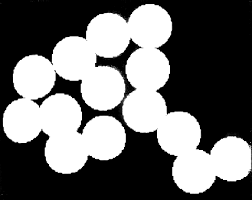
#> input picture images/closing.png, 252 x 200 px
$ python erosion_delation.py
#> lines starting #> are read from the running program, lines starting #| are printed output that depends on the picture
#> further down, image1 is the input picture: shape (200, 252); min 0, max 255, mean 107
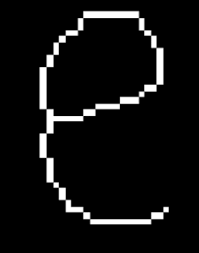
#> input picture images/dilation.png, 199 x 253 px
#> further down, image2 is the input picture: shape (253, 199); min 0, max 255, mean 16.7
import cv2
import numpy as np
import matplotlib.pyplot as plt
import pylab as pl


def perform_erosion(image, structuring_element):
    rows, cols = image.shape
#> rows = 200; cols = 252
    eroded_image = np.zeros_like(image)

    for i in range(1, rows - 1):
        for j in range(1, cols - 1):
            region = image[i - 1:i + 2, j - 1:j + 2]
            eroded_image[i, j] = np.min(region * structuring_element)
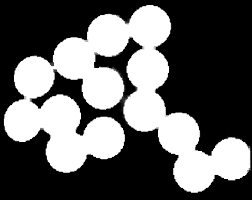
#> eroded_image: shape (200, 252); min 0, max 255, mean 97.4

    return eroded_image


def perform_dilation(image, structuring_element):
    rows, cols = image.shape
#> rows = 253; cols = 199
    dilated_image = np.zeros_like(image)

    for i in range(1, rows - 1):
        for j in range(1, cols - 1):
            region = image[i - 1:i + 2, j - 1:j + 2]
            dilated_image[i, j] = np.max(region * structuring_element)
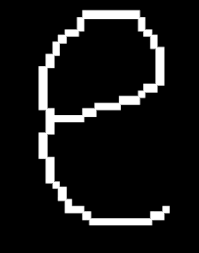
#> dilated_image: shape (253, 199); min 0, max 255, mean 23.6

    return dilated_image


# Define the kernel
structuring_element = np.array([[1, 1, 1],
                                [1, 1, 1],
                                [1, 1, 1]], dtype=np.uint8)

image1 = cv2.imread('./images/closing.png', cv2.IMREAD_GRAYSCALE)
image2 = cv2.imread('./images/dilation.png', cv2.IMREAD_GRAYSCALE)

eroded_image = perform_erosion(image1, structuring_element)
dilated_image = perform_dilation(image2, structuring_element)

plt.figure(figsize=(12, 8))
plt.subplot(2, 2, 1)
pl.title("Original Image1")
plt.imshow(image1, cmap='gray')

plt.subplot(2, 2, 2)
pl.title("Erosion Operation")
plt.imshow(eroded_image, cmap='gray')

plt.subplot(2, 2, 3)
pl.title("Original Image2")
plt.imshow(image2, cmap='gray')

plt.subplot(2, 2, 4)
pl.title("Dilation Operation")
plt.imshow(dilated_image, cmap='gray')

plt.tight_layout()
plt.show()
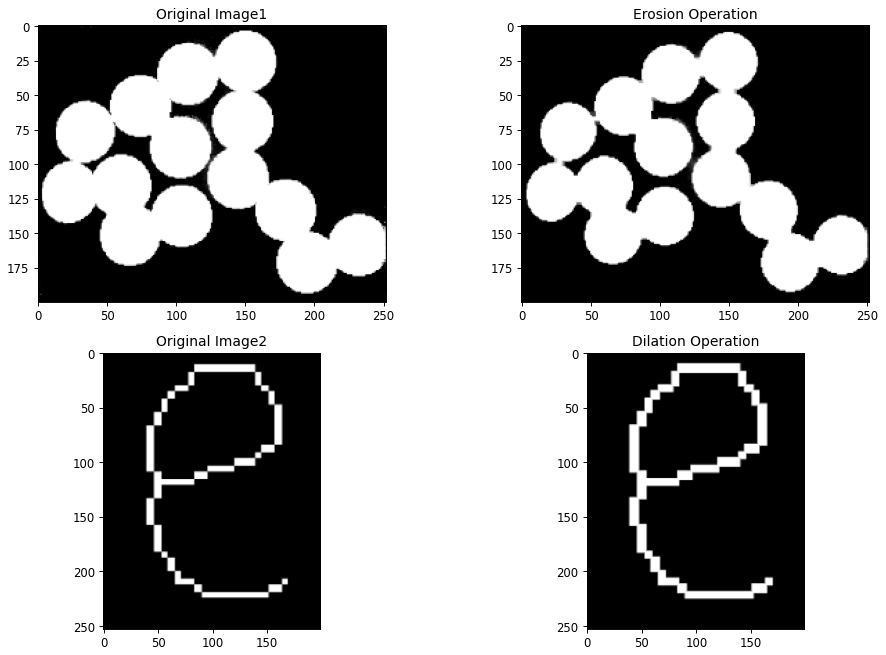
#> figure drawn by matplotlib, 4 panels
